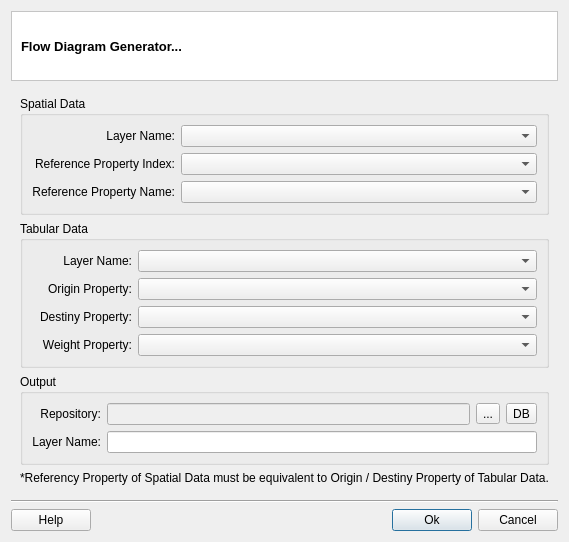
<?xml version="1.0" encoding="UTF-8"?>
<ui version="4.0">
 <class>FlowDiagramDialogForm</class>
 <widget class="QDialog" name="FlowDiagramDialogForm">
  <property name="geometry">
   <rect>
    <x>0</x>
    <y>0</y>
    <width>526</width>
    <height>512</height>
   </rect>
  </property>
  <property name="windowTitle">
   <string>Dialog</string>
  </property>
  <layout class="QGridLayout" name="gridLayout_2">
   <item row="0" column="0">
    <layout class="QGridLayout" name="gridLayout">
     <item row="0" column="0">
      <widget class="QFrame" name="frame">
       <property name="minimumSize">
        <size>
         <width>0</width>
         <height>70</height>
        </size>
       </property>
       <property name="styleSheet">
        <string notr="true">QWidget { background: white }</string>
       </property>
       <property name="frameShape">
        <enum>QFrame::StyledPanel</enum>
       </property>
       <property name="frameShadow">
        <enum>QFrame::Sunken</enum>
       </property>
       <layout class="QGridLayout" name="gridLayout_6">
        <item row="0" column="0">
         <widget class="QLabel" name="m_titleLabel">
          <property name="font">
           <font>
            <pointsize>10</pointsize>
            <weight>75</weight>
            <bold>true</bold>
           </font>
          </property>
          <property name="text">
           <string>Flow Diagram Generator...</string>
          </property>
         </widget>
        </item>
       </layout>
      </widget>
     </item>
     <item row="1" column="0">
      <widget class="QWidget" name="m_widget" native="true">
       <property name="sizePolicy">
        <sizepolicy hsizetype="MinimumExpanding" vsizetype="MinimumExpanding">
         <horstretch>0</horstretch>
         <verstretch>0</verstretch>
        </sizepolicy>
       </property>
       <layout class="QGridLayout" name="gridLayout_12">
        <item row="0" column="0">
         <layout class="QGridLayout" name="gridLayout_11">
          <item row="0" column="0">
           <widget class="QGroupBox" name="groupBox">
            <property name="title">
             <string>Spatial Data</string>
            </property>
            <property name="flat">
             <bool>true</bool>
            </property>
            <layout class="QGridLayout" name="gridLayout_4">
             <item row="0" column="0">
              <layout class="QGridLayout" name="gridLayout_3">
               <item row="0" column="0">
                <widget class="QLabel" name="label">
                 <property name="minimumSize">
                  <size>
                   <width>100</width>
                   <height>0</height>
                  </size>
                 </property>
                 <property name="text">
                  <string>Layer Name:</string>
                 </property>
                 <property name="alignment">
                  <set>Qt::AlignRight|Qt::AlignTrailing|Qt::AlignVCenter</set>
                 </property>
                </widget>
               </item>
               <item row="0" column="1">
                <widget class="QComboBox" name="m_spatialLayerComboBox">
                 <property name="sizePolicy">
                  <sizepolicy hsizetype="MinimumExpanding" vsizetype="Fixed">
                   <horstretch>0</horstretch>
                   <verstretch>0</verstretch>
                  </sizepolicy>
                 </property>
                </widget>
               </item>
               <item row="1" column="0">
                <widget class="QLabel" name="label_2">
                 <property name="minimumSize">
                  <size>
                   <width>100</width>
                   <height>0</height>
                  </size>
                 </property>
                 <property name="text">
                  <string>Reference Property Index:</string>
                 </property>
                 <property name="alignment">
                  <set>Qt::AlignRight|Qt::AlignTrailing|Qt::AlignVCenter</set>
                 </property>
                </widget>
               </item>
               <item row="1" column="1">
                <widget class="QComboBox" name="m_spatialPropertyIdxComboBox">
                 <property name="sizePolicy">
                  <sizepolicy hsizetype="MinimumExpanding" vsizetype="Fixed">
                   <horstretch>0</horstretch>
                   <verstretch>0</verstretch>
                  </sizepolicy>
                 </property>
                </widget>
               </item>
               <item row="2" column="0">
                <widget class="QLabel" name="label_8">
                 <property name="text">
                  <string>Reference Property Name:</string>
                 </property>
                 <property name="alignment">
                  <set>Qt::AlignRight|Qt::AlignTrailing|Qt::AlignVCenter</set>
                 </property>
                </widget>
               </item>
               <item row="2" column="1">
                <widget class="QComboBox" name="m_spatialPropertyNameComboBox"/>
               </item>
              </layout>
             </item>
            </layout>
           </widget>
          </item>
          <item row="1" column="0">
           <widget class="QGroupBox" name="groupBox_2">
            <property name="title">
             <string>Tabular Data</string>
            </property>
            <property name="flat">
             <bool>true</bool>
            </property>
            <layout class="QGridLayout" name="gridLayout_8">
             <item row="0" column="0">
              <layout class="QGridLayout" name="gridLayout_7">
               <item row="0" column="0">
                <widget class="QLabel" name="label_3">
                 <property name="minimumSize">
                  <size>
                   <width>100</width>
                   <height>0</height>
                  </size>
                 </property>
                 <property name="text">
                  <string>Layer Name:</string>
                 </property>
                 <property name="alignment">
                  <set>Qt::AlignRight|Qt::AlignTrailing|Qt::AlignVCenter</set>
                 </property>
                </widget>
               </item>
               <item row="0" column="1">
                <widget class="QComboBox" name="m_tabularLayerComboBox">
                 <property name="sizePolicy">
                  <sizepolicy hsizetype="MinimumExpanding" vsizetype="Fixed">
                   <horstretch>0</horstretch>
                   <verstretch>0</verstretch>
                  </sizepolicy>
                 </property>
                </widget>
               </item>
               <item row="1" column="0">
                <widget class="QLabel" name="label_5">
                 <property name="minimumSize">
                  <size>
                   <width>100</width>
                   <height>0</height>
                  </size>
                 </property>
                 <property name="text">
                  <string>Origin Property:</string>
                 </property>
                 <property name="alignment">
                  <set>Qt::AlignRight|Qt::AlignTrailing|Qt::AlignVCenter</set>
                 </property>
                </widget>
               </item>
               <item row="1" column="1">
                <widget class="QComboBox" name="m_tabularOriginComboBox">
                 <property name="sizePolicy">
                  <sizepolicy hsizetype="MinimumExpanding" vsizetype="Fixed">
                   <horstretch>0</horstretch>
                   <verstretch>0</verstretch>
                  </sizepolicy>
                 </property>
                </widget>
               </item>
               <item row="2" column="0">
                <widget class="QLabel" name="label_6">
                 <property name="minimumSize">
                  <size>
                   <width>100</width>
                   <height>0</height>
                  </size>
                 </property>
                 <property name="text">
                  <string>Destiny Property:</string>
                 </property>
                 <property name="alignment">
                  <set>Qt::AlignRight|Qt::AlignTrailing|Qt::AlignVCenter</set>
                 </property>
                </widget>
               </item>
               <item row="2" column="1">
                <widget class="QComboBox" name="m_tabularDestinyComboBox">
                 <property name="sizePolicy">
                  <sizepolicy hsizetype="MinimumExpanding" vsizetype="Fixed">
                   <horstretch>0</horstretch>
                   <verstretch>0</verstretch>
                  </sizepolicy>
                 </property>
                </widget>
               </item>
               <item row="3" column="0">
                <widget class="QLabel" name="label_4">
                 <property name="text">
                  <string>Weight Property:</string>
                 </property>
                 <property name="alignment">
                  <set>Qt::AlignRight|Qt::AlignTrailing|Qt::AlignVCenter</set>
                 </property>
                </widget>
               </item>
               <item row="3" column="1">
                <widget class="QComboBox" name="m_tabularWeightComboBox"/>
               </item>
              </layout>
             </item>
            </layout>
           </widget>
          </item>
          <item row="2" column="0">
           <widget class="QGroupBox" name="groupBox_5">
            <property name="sizePolicy">
             <sizepolicy hsizetype="Preferred" vsizetype="Preferred">
              <horstretch>0</horstretch>
              <verstretch>0</verstretch>
             </sizepolicy>
            </property>
            <property name="title">
             <string>Output</string>
            </property>
            <property name="flat">
             <bool>true</bool>
            </property>
            <layout class="QGridLayout" name="gridLayout_26">
             <item row="0" column="0">
              <layout class="QGridLayout" name="gridLayout_27">
               <item row="0" column="0">
                <layout class="QGridLayout" name="gridLayout_15">
                 <item row="0" column="0">
                  <widget class="QLabel" name="label_12">
                   <property name="text">
                    <string>Repository:</string>
                   </property>
                   <property name="alignment">
                    <set>Qt::AlignRight|Qt::AlignTrailing|Qt::AlignVCenter</set>
                   </property>
                  </widget>
                 </item>
                 <item row="1" column="0">
                  <widget class="QLabel" name="label_13">
                   <property name="text">
                    <string>Layer Name:</string>
                   </property>
                   <property name="alignment">
                    <set>Qt::AlignRight|Qt::AlignTrailing|Qt::AlignVCenter</set>
                   </property>
                  </widget>
                 </item>
                </layout>
               </item>
               <item row="0" column="1">
                <layout class="QGridLayout" name="gridLayout_28">
                 <item row="0" column="0">
                  <layout class="QGridLayout" name="gridLayout_16">
                   <item row="0" column="0">
                    <widget class="QLineEdit" name="m_repositoryLineEdit">
                     <property name="enabled">
                      <bool>false</bool>
                     </property>
                    </widget>
                   </item>
                   <item row="0" column="1">
                    <widget class="QToolButton" name="m_targetFileToolButton">
                     <property name="minimumSize">
                      <size>
                       <width>0</width>
                       <height>0</height>
                      </size>
                     </property>
                     <property name="text">
                      <string>...</string>
                     </property>
                    </widget>
                   </item>
                   <item row="0" column="2">
                    <widget class="QToolButton" name="m_targetDatasourceToolButton">
                     <property name="minimumSize">
                      <size>
                       <width>0</width>
                       <height>0</height>
                      </size>
                     </property>
                     <property name="text">
                      <string>DB</string>
                     </property>
                    </widget>
                   </item>
                  </layout>
                 </item>
                 <item row="1" column="0">
                  <widget class="QLineEdit" name="m_newLayerNameLineEdit">
                   <property name="readOnly">
                    <bool>false</bool>
                   </property>
                  </widget>
                 </item>
                </layout>
               </item>
              </layout>
             </item>
            </layout>
           </widget>
          </item>
          <item row="3" column="0">
           <widget class="QLabel" name="label_7">
            <property name="text">
             <string>*Referency Property of Spatial Data must be equivalent to Origin / Destiny Property of Tabular Data.</string>
            </property>
           </widget>
          </item>
         </layout>
        </item>
       </layout>
      </widget>
     </item>
     <item row="2" column="0">
      <layout class="QGridLayout" name="gridLayout_5">
       <item row="1" column="2">
        <widget class="QPushButton" name="m_okPushButton">
         <property name="text">
          <string>Ok</string>
         </property>
        </widget>
       </item>
       <item row="0" column="0" colspan="4">
        <widget class="Line" name="line">
         <property name="orientation">
          <enum>Qt::Horizontal</enum>
         </property>
        </widget>
       </item>
       <item row="1" column="1">
        <spacer name="horizontalSpacer">
         <property name="orientation">
          <enum>Qt::Horizontal</enum>
         </property>
         <property name="sizeHint" stdset="0">
          <size>
           <width>40</width>
           <height>20</height>
          </size>
         </property>
        </spacer>
       </item>
       <item row="1" column="3">
        <widget class="QPushButton" name="m_cancelPushButton">
         <property name="text">
          <string>Cancel</string>
         </property>
        </widget>
       </item>
       <item row="1" column="0">
        <widget class="QPushButton" name="m_helpPushButton">
         <property name="text">
          <string>Help</string>
         </property>
        </widget>
       </item>
      </layout>
     </item>
    </layout>
   </item>
  </layout>
 </widget>
 <tabstops>
  <tabstop>m_spatialLayerComboBox</tabstop>
  <tabstop>m_spatialPropertyIdxComboBox</tabstop>
  <tabstop>m_spatialPropertyNameComboBox</tabstop>
  <tabstop>m_tabularLayerComboBox</tabstop>
  <tabstop>m_tabularOriginComboBox</tabstop>
  <tabstop>m_tabularDestinyComboBox</tabstop>
  <tabstop>m_tabularWeightComboBox</tabstop>
  <tabstop>m_repositoryLineEdit</tabstop>
  <tabstop>m_targetFileToolButton</tabstop>
  <tabstop>m_targetDatasourceToolButton</tabstop>
  <tabstop>m_newLayerNameLineEdit</tabstop>
  <tabstop>m_okPushButton</tabstop>
  <tabstop>m_cancelPushButton</tabstop>
  <tabstop>m_helpPushButton</tabstop>
 </tabstops>
 <resources/>
 <connections>
  <connection>
   <sender>m_cancelPushButton</sender>
   <signal>released()</signal>
   <receiver>FlowDiagramDialogForm</receiver>
   <slot>reject()</slot>
   <hints>
    <hint type="sourcelabel">
     <x>594</x>
     <y>230</y>
    </hint>
    <hint type="destinationlabel">
     <x>591</x>
     <y>250</y>
    </hint>
   </hints>
  </connection>
 </connections>
</ui>
